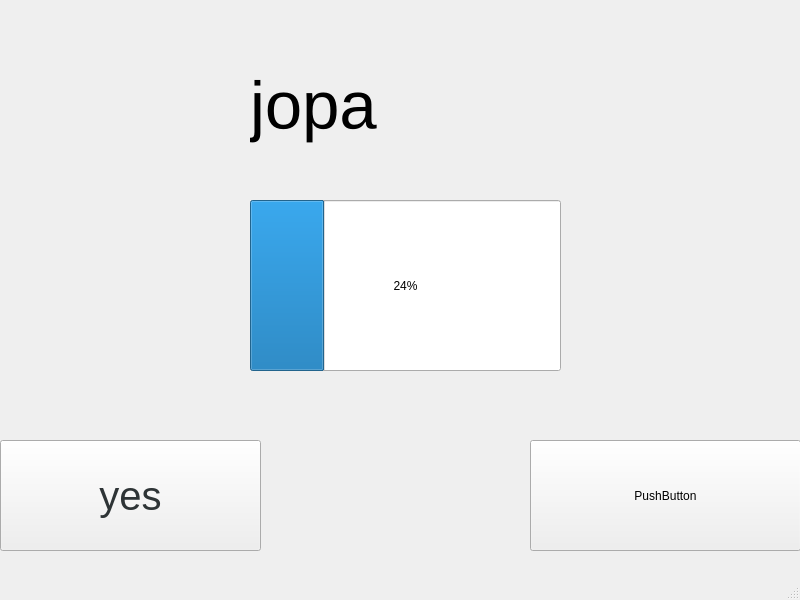
<?xml version="1.0" encoding="UTF-8"?>
<ui version="4.0">
 <class>MainWindow</class>
 <widget class="QMainWindow" name="MainWindow">
  <property name="geometry">
   <rect>
    <x>0</x>
    <y>0</y>
    <width>800</width>
    <height>600</height>
   </rect>
  </property>
  <property name="windowTitle">
   <string>MainWindow</string>
  </property>
  <widget class="QWidget" name="centralwidget">
   <widget class="QPushButton" name="pushButton">
    <property name="geometry">
     <rect>
      <x>0</x>
      <y>440</y>
      <width>261</width>
      <height>111</height>
     </rect>
    </property>
    <property name="font">
     <font>
      <pointsize>30</pointsize>
     </font>
    </property>
    <property name="styleSheet">
     <string notr="true">color: rgb(46, 52, 54)</string>
    </property>
    <property name="text">
     <string>yes</string>
    </property>
   </widget>
   <widget class="QPushButton" name="pushButton_2">
    <property name="geometry">
     <rect>
      <x>530</x>
      <y>440</y>
      <width>271</width>
      <height>111</height>
     </rect>
    </property>
    <property name="text">
     <string>PushButton</string>
    </property>
   </widget>
   <widget class="QProgressBar" name="progressBar">
    <property name="geometry">
     <rect>
      <x>250</x>
      <y>200</y>
      <width>311</width>
      <height>171</height>
     </rect>
    </property>
    <property name="value">
     <number>24</number>
    </property>
   </widget>
   <widget class="QLabel" name="label">
    <property name="geometry">
     <rect>
      <x>250</x>
      <y>20</y>
      <width>281</width>
      <height>171</height>
     </rect>
    </property>
    <property name="font">
     <font>
      <pointsize>50</pointsize>
     </font>
    </property>
    <property name="text">
     <string>jopa</string>
    </property>
   </widget>
  </widget>
  <widget class="QMenuBar" name="menubar">
   <property name="geometry">
    <rect>
     <x>0</x>
     <y>0</y>
     <width>800</width>
     <height>22</height>
    </rect>
   </property>
  </widget>
  <widget class="QStatusBar" name="statusbar"/>
 </widget>
 <resources/>
 <connections/>
</ui>
